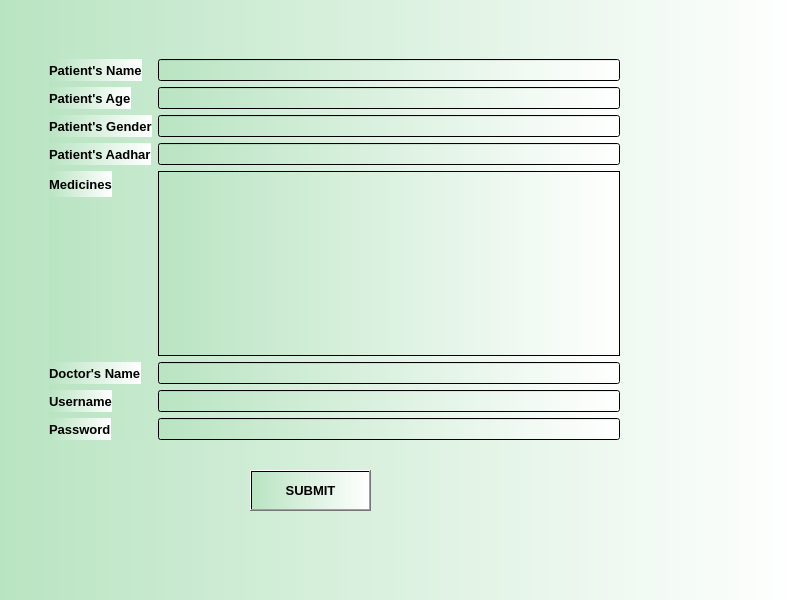
<?xml version="1.0" encoding="UTF-8"?>
<ui version="4.0">
 <class>MainWindow</class>
 <widget class="QMainWindow" name="MainWindow">
  <property name="geometry">
   <rect>
    <x>0</x>
    <y>0</y>
    <width>800</width>
    <height>600</height>
   </rect>
  </property>
  <property name="windowTitle">
   <string>MainWindow</string>
  </property>
  <property name="styleSheet">
   <string notr="true">background-color: qlineargradient(spread:pad, x1:0, y1:0, x2:1, y2:0, stop:0 rgba(185, 228, 194, 255), stop:1 rgba(255, 255, 255, 255));</string>
  </property>
  <widget class="QWidget" name="centralwidget">
   <widget class="QWidget" name="formLayoutWidget">
    <property name="geometry">
     <rect>
      <x>49</x>
      <y>59</y>
      <width>571</width>
      <height>381</height>
     </rect>
    </property>
    <layout class="QFormLayout" name="formLayout">
     <item row="0" column="0">
      <widget class="QLabel" name="label">
       <property name="font">
        <font>
         <pointsize>10</pointsize>
         <weight>75</weight>
         <bold>true</bold>
        </font>
       </property>
       <property name="text">
        <string>Patient's Name</string>
       </property>
      </widget>
     </item>
     <item row="0" column="1">
      <widget class="QLineEdit" name="p_name_lineEdit"/>
     </item>
     <item row="1" column="0">
      <widget class="QLabel" name="label_2">
       <property name="font">
        <font>
         <pointsize>10</pointsize>
         <weight>75</weight>
         <bold>true</bold>
        </font>
       </property>
       <property name="text">
        <string>Patient's Age</string>
       </property>
      </widget>
     </item>
     <item row="1" column="1">
      <widget class="QLineEdit" name="p_age_lineEdit"/>
     </item>
     <item row="2" column="0">
      <widget class="QLabel" name="label_3">
       <property name="font">
        <font>
         <pointsize>10</pointsize>
         <weight>75</weight>
         <bold>true</bold>
        </font>
       </property>
       <property name="text">
        <string>Patient's Gender</string>
       </property>
      </widget>
     </item>
     <item row="2" column="1">
      <widget class="QLineEdit" name="p_gender_lineEdit"/>
     </item>
     <item row="4" column="0">
      <widget class="QLabel" name="label_4">
       <property name="font">
        <font>
         <pointsize>10</pointsize>
         <weight>75</weight>
         <bold>true</bold>
        </font>
       </property>
       <property name="text">
        <string>Patient's Aadhar</string>
       </property>
      </widget>
     </item>
     <item row="4" column="1">
      <widget class="QLineEdit" name="p_aadhar_lineEdit"/>
     </item>
     <item row="5" column="0">
      <widget class="QLabel" name="label_5">
       <property name="font">
        <font>
         <pointsize>10</pointsize>
         <weight>75</weight>
         <bold>true</bold>
        </font>
       </property>
       <property name="text">
        <string>Medicines</string>
       </property>
      </widget>
     </item>
     <item row="6" column="0">
      <widget class="QLabel" name="label_6">
       <property name="font">
        <font>
         <pointsize>10</pointsize>
         <weight>75</weight>
         <bold>true</bold>
        </font>
       </property>
       <property name="text">
        <string>Doctor's Name</string>
       </property>
      </widget>
     </item>
     <item row="7" column="0">
      <widget class="QLabel" name="label_7">
       <property name="font">
        <font>
         <pointsize>10</pointsize>
         <weight>75</weight>
         <bold>true</bold>
        </font>
       </property>
       <property name="text">
        <string>Username</string>
       </property>
      </widget>
     </item>
     <item row="8" column="0">
      <widget class="QLabel" name="label_8">
       <property name="font">
        <font>
         <pointsize>10</pointsize>
         <weight>75</weight>
         <bold>true</bold>
        </font>
       </property>
       <property name="text">
        <string>Password</string>
       </property>
      </widget>
     </item>
     <item row="6" column="1">
      <widget class="QLineEdit" name="d_name_lineEdit"/>
     </item>
     <item row="7" column="1">
      <widget class="QLineEdit" name="u_name_lineEdit"/>
     </item>
     <item row="8" column="1">
      <widget class="QLineEdit" name="password_lineEdit">
       <property name="echoMode">
        <enum>QLineEdit::Password</enum>
       </property>
      </widget>
     </item>
     <item row="5" column="1">
      <widget class="QTextEdit" name="medicine_textEdit"/>
     </item>
    </layout>
   </widget>
   <widget class="QPushButton" name="pushButton">
    <property name="geometry">
     <rect>
      <x>250</x>
      <y>470</y>
      <width>121</width>
      <height>41</height>
     </rect>
    </property>
    <property name="font">
     <font>
      <pointsize>10</pointsize>
      <weight>75</weight>
      <bold>true</bold>
     </font>
    </property>
    <property name="text">
     <string>SUBMIT</string>
    </property>
   </widget>
  </widget>
 </widget>
 <resources/>
 <connections/>
</ui>
